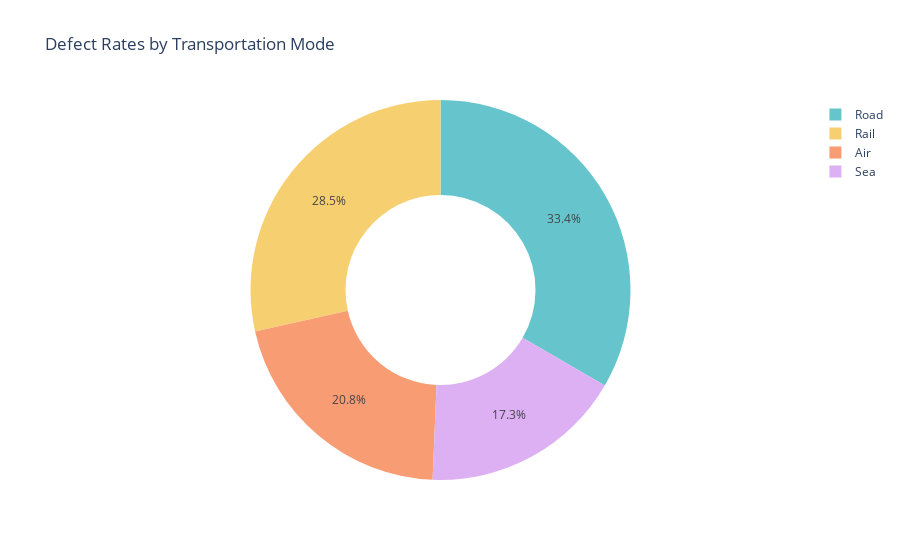

The notebook cell this image was saved under:
### Code cell
transportation_chart = px.pie(values=df_3['Defect rates'], 
                              names=df_3['Transportation modes'], 
                              title='Defect Rates by Transportation Mode',
                              hole=0.5,
                              color_discrete_sequence=
                              px.colors.qualitative.Pastel)
transportation_chart.show()

### Figure 1 — Plotly figure (JSON) as saved in the notebook; plotly's stock layout.template omitted (floating-point values rounded to 4 significant figures)
{"data": [{"domain": {"x": [0, 1], "y": [0, 1]}, "hole": 0.5, "hovertemplate": "label=%{label}<br>value=%{value}<extra></extra>", "labels": ["Air", "Rail", "Road", "Sea"], "legendgroup": "", "name": "", "showlegend": true, "type": "pie", "values": [47.42, 64.93, 76.01, 39.36]}], "layout": {"legend": {"tracegroupgap": 0}, "piecolorway": ["rgb(102, 197, 204)", "rgb(246, 207, 113)", "rgb(248, 156, 116)", "rgb(220, 176, 242)", "rgb(135, 197, 95)", "rgb(158, 185, 243)", "rgb(254, 136, 177)", "rgb(201, 219, 116)", "rgb(139, 224, 164)", "rgb(180, 151, 231)", "rgb(179, 179, 179)"], "title": {"text": "Defect Rates by Transportation Mode"}}}
